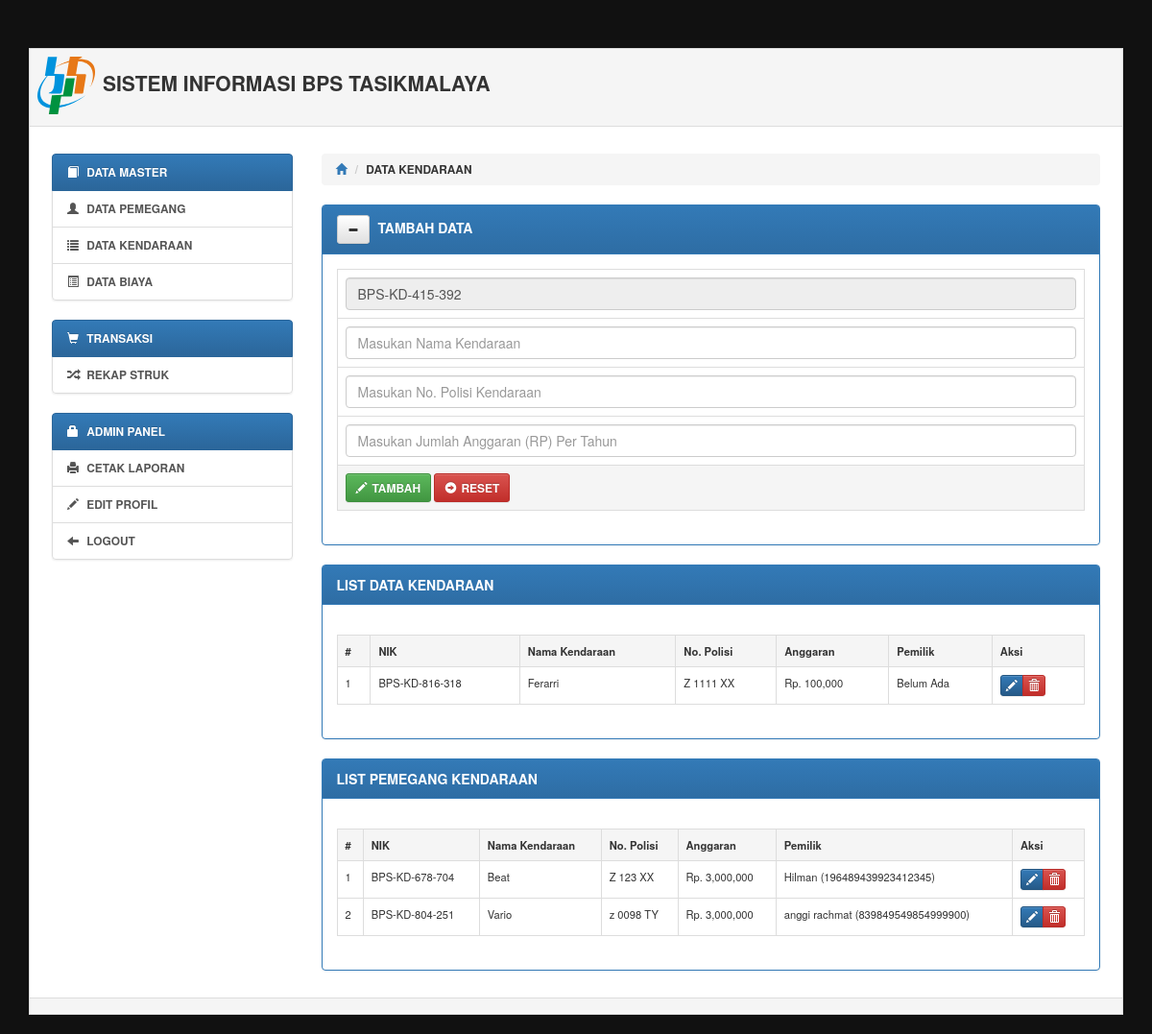
Screenshot of /kendaraan.php (signed in) with the database file from the repository.
### tables this page shows
CREATE TABLE `kendaraan` (
  `id` bigint(20) NOT NULL,
  `nik` varchar(15) NOT NULL,
  `nama` varchar(50) NOT NULL,
  `nopol` varchar(10) NOT NULL,
  `anggaran` int(11) NOT NULL,
  `pemegang_id` bigint(20) DEFAULT NULL
);

CREATE TABLE `pemegang` (
  `id` bigint(20) NOT NULL,
  `nip` varchar(18) NOT NULL,
  `nama` varchar(50) NOT NULL,
  `alamat` varchar(100) NOT NULL,
  `telepon` varchar(12) NOT NULL
);

### config/config.php (called while the page is built, shortened)
<?php
$site_url   = 'http://bps.com';
include './config/database.php';
include './config/session.php';
?>

### config/session.php (called while the page is built, shortened)
<?php
$ses_login      = $_SESSION['login'];
?>

### config/database.php (called while the page is built, shortened)
<?php
function db_kendaraan_get_kosong(){
    $sql="SELECT * FROM kendaraan WHERE kendaraan.pemegang_id is null";
    $query=mysql_query($sql);
    return $query;
}
function db_kendaraan_get_all() {
          $sql = "SELECT * FROM kendaraan WHERE kendaraan.pemegang_id is not null";
    $query = mysql_query($sql);
    return $query;
}
function db_kendaraan_get_nama_pemegang($id) {
    $sql = "SELECT * FROM pemegang WHERE id='$id'";
    $query = mysql_query($sql);
    $query_row = mysql_fetch_array($query);
    return $query_row;
}
?>

### view/kendaraan.php (the view, shortened to what this page needs)
<div class="container box">
    <table class="table table-bordered table-responsive">
        <tbody>
            <tr>
                <td class="active">
                    <img src="image/bps-logo.svg" width="64" height="64"/>
                    <strong class="text-title">SISTEM INFORMASI BPS TASIKMALAYA</strong>
                </td>
            </tr>
            <tr>
                <td>
                    <br/>
                    <div class="col-lg-3 col-md-3">
                        <?php include './view/sidebar.php'; ?>
                    </div>
                    <div class="col-lg-9 col-md-9">
                        <ol class="breadcrumb small bold">
                            <li><a href="<?php echo $site_url; ?>/home.php"><i class="glyphicon glyphicon-home"></i></a></li>
                            <li><?php echo $site_title; ?></li>
                        </ol>
                        <div class="panel panel-primary">
                            <div class="panel-heading">
                                <button class="btn btn-default btn-sm space-5" data-toggle="collapse" data-target="#create" id="btn-create"><i class="glyphicon glyphicon-minus" id="lbl-create"></i></button>
                                <b>TAMBAH DATA</b>
                            </div>
                            <div class="panel-body collapse in" id="create">
                                <form action="./kendaraan.php" method="POST" id="formKendaraan">
                                    <table class="table table-bordered table-responsive table-hover small">
                                        <tr>
                                            <td>
                                                <input id="cnik" type="text" name="nik" placeholder="Masukan NIK" class="form-control disabled" maxlength="18" value="BPS-KD-<?php echo rand(100, 999); ?>-<?php echo rand(100, 999); ?>" readonly/>
                                            </td>
                                        </tr>
                                        <tr>
                                            <td>
                                                <input id="cnama" type="text" name="nama" placeholder="Masukan Nama Kendaraan" class="form-control" maxlength="50"/>
                                            </td>
                                        </tr>
                                        <tr>
                                            <td>
                                                <input id="cnopol" type="text" name="nopol" placeholder="Masukan No. Polisi Kendaraan" class="form-control" maxlength="10"/>
                                            </td>
                                        </tr>
                                        <tr>
                                            <td>
                                                <input id="canggaran" type="text" name="anggaran" placeholder="Masukan Jumlah Anggaran (RP) Per Tahun" class="form-control" maxlength="11" required/>
                                            </td>
                                        </tr>
                                        <tr>
                                            <td class="active">
                                                <div class="btn-group-sm">
                                                    <button class="btn btn-success" type="submit" name="create"><i class="glyphicon glyphicon-pencil space-5"></i><b>TAMBAH</b></button>
                                                    <button class="btn btn-danger"><i class="glyphicon glyphicon-circle-arrow-right space-5"></i><b>RESET</b></button>
                                                </div>
                                            </td>
                                        </tr>
                                    </table>
                                </form>
                            </div>
                        </div>
                        <div class="panel panel-primary">
                            <div class="panel-heading">
                                <b>LIST DATA KENDARAAN</b>
                            </div>
                            <div class="panel-body small" style="font-size: 80%;">
                                <br/>
                                <table id="tbl-data2" class="table table-responsive table-bordered table-hover">
                                    <thead>
                                        <tr class="active">
                                            <th>#</th>
                                            <th>NIK</th>
                                            <th>Nama Kendaraan</th>
                                            <th>No. Polisi</th>
                                            <th>Anggaran</th>
                                            <th>Pemilik</th>
                                            <th>Aksi</th>
                                        </tr>
                                    </thead>
                                    <tbody>
                                        <?php
                                        $no = 0;
                                        while ($data = mysql_fetch_array($data_kendaraan_kosong)) {
                                            ++$no;
                                            ?>
                                            <tr>
                                                <td><?php echo $no; ?></td>
                                                <td><?php echo $data['nik']; ?></td>
                                                <td><?php echo $data['nama']; ?></td>
                                                <td><?php echo $data['nopol']; ?></td>
                                                <td>Rp. <?php echo number_format($data['anggaran']); ?></td>
                                                <td><?php
                                                    if ($data['pemegang_id'] === NULL) {
                                                        echo 'Belum Ada';
                                                    } else {
                                                        $pemegang = db_kendaraan_get_nama_pemegang($data['pemegang_id']);
                                                        echo $pemegang['nama'].' ('.$pemegang['nip'].')';
                                                    }
                                                    ?>
                                                </td>
                                                <td>
                                                    <div class="btn-group">
                                                        <a href="kendaraan_edit.php?id=<?php echo $data['id']; ?>" class="btn btn-primary btn-xs" title="Edit"><i class="glyphicon glyphicon-pencil"></i></a>
                                                        <a href="kendaraan_delete.php?id=<?php echo $data['id']; ?>" class="btn btn-danger btn-xs" title="Hapus" onclick="return confirm('Hapus data ?')"><i class="glyphicon glyphicon-trash"></i></a>
                                                    </div>
                                                </td>
                                            </tr>
                                        <?php } ?>
                                    </tbody>
                                </table>
                            </div>
                        </div>
                        <div class="panel panel-primary">
                            <div class="panel-heading">
                                <b>LIST PEMEGANG KENDARAAN</b>
                            </div>
                            <div class="panel-body small" style="font-size: 80%;">
                                <br/>
                                <table id="tbl-data" class="table table-responsive table-bordered table-hover">
                                    <thead>
                                        <tr class="active">
                                            <th>#</th>
                                            <th>NIK</th>
                                            <th>Nama Kendaraan</th>
                                            <th>No. Polisi</th>
                                            <th>Anggaran</th>
                                            <th>Pemilik</th>
                                            <th>Aksi</th>
                                        </tr>
                                    </thead>
                                    <tbody>
                                        <?php
                                        $no = 0;
                                        while ($data = mysql_fetch_array($data_kendaraan)) {
                                            ++$no;
                                            ?>
                                            <tr>
                                                <td><?php echo $no; ?></td>
                                                <td><?php echo $data['nik']; ?></td>
                                                <td><?php echo $data['nama']; ?></td>
                                                <td><?php echo $data['nopol']; ?></td>
                                                <td>Rp. <?php echo number_format($data['anggaran']); ?></td>
                                                <td><?php
                                                    if ($data['pemegang_id'] === NULL) {
                                                        echo 'Belum Ada';
                                                    } else {
                                                        $pemegang = db_kendaraan_get_nama_pemegang($data['pemegang_id']);
                                                        echo $pemegang['nama'].' ('.$pemegang['nip'].')';
                                                    }
                                                    ?>
                                                </td>
                                                <td>
                                                    <div class="btn-group">
                                                        <a href="kendaraan_edit.php?id=<?php echo $data['id']; ?>" class="btn btn-primary btn-xs" title="Edit"><i class="glyphicon glyphicon-pencil"></i></a>
                                                        <a href="kendaraan_delete.php?id=<?php echo $data['id']; ?>" class="btn btn-danger btn-xs" title="Hapus" onclick="return confirm('Hapus data ?')"><i class="glyphicon glyphicon-trash"></i></a>
                                                    </div>
                                                </td>
                                            </tr>
                                        <?php } ?>
                                    </tbody>
                                </table>
                            </div>
                        </div>
                    </div>
                </td>
            </tr>
            <tr>
                <td class="active">
                </td>
            </tr>
        </tbody>
    </table>
</div>

### theme/css/custom.css (style rules this page uses)
body { background-color: #111; padding-top: 50px; min-width: 480px; }
.space-5 { margin-right: 5px; }
.bold { font-weight: bold; }
.text-title { font-weight: bold; font-size: 150%; text-transform: uppercase; }
.table { background-color: #fff; }

### rows the page displays
kendaraan: nik "BPS-KD-816-318", nama "Ferarri", nopol "Z 1111 XX", anggaran "100,000", shows "Belum Ada"
kendaraan: nik "BPS-KD-678-704", nama "Beat", nopol "Z 123 XX", anggaran "3,000,000", pemegang.nama "Hilman", pemegang.nip "196489439923412345"
kendaraan: nik "BPS-KD-804-251", nama "Vario", nopol "z 0098 TY", anggaran "3,000,000", pemegang.nama "anggi rachmat", pemegang.nip "839849549854999900"

### other values shown
$site_title "DATA KENDARAAN"
